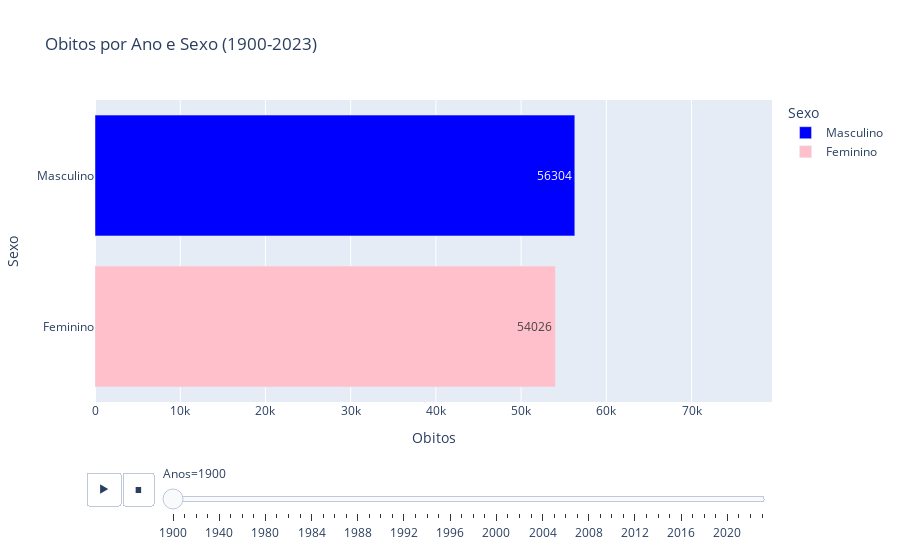

Notebook code for this chart:
### Code cell
fig = px.bar(
    tabela_long,
    y='Sexo',           # barras horizontais para categorias Sexo
    x='Obitos',
    color='Sexo',
    orientation='h',    # barras horizontais
    animation_frame='Anos',    # animação por anos
    animation_group='Sexo',    # grupo de animação
    range_x=[0, tabela_long['Obitos'].max() * 1.1],
    color_discrete_map={'Masculino': 'blue', 'Feminino': 'pink'},
    title='Obitos por Ano e Sexo (1900-2023)',
    text='Obitos',
)

fig.update_layout(yaxis={'categoryorder':'total ascending'})  # para ordem das barras
fig.show()

### Figure 1 — Plotly figure (JSON) as saved in the notebook; plotly's stock layout.template omitted (floating-point values rounded to 4 significant figures)
{"data": [{"hovertemplate": "Sexo=%{y}<br>Anos=1900<br>Obitos=%{text}<extra></extra>", "ids": ["Masculino"], "legendgroup": "Masculino", "marker": {"color": "blue", "pattern": {"shape": ""}}, "name": "Masculino", "orientation": "h", "showlegend": true, "text": [56300.0], "textposition": "auto", "type": "bar", "x": [56304], "xaxis": "x", "y": ["Masculino"], "yaxis": "y"}, {"hovertemplate": "Sexo=%{y}<br>Anos=1900<br>Obitos=%{text}<extra></extra>", "ids": ["Feminino"], "legendgroup": "Feminino", "marker": {"color": "pink", "pattern": {"shape": ""}}, "name": "Feminino", "orientation": "h", "showlegend": true, "text": [54030.0], "textposition": "auto", "type": "bar", "x": [54026], "xaxis": "x", "y": ["Feminino"], "yaxis": "y"}], "layout": {"barmode": "relative", "legend": {"title": {"text": "Sexo"}, "tracegroupgap": 0}, "sliders": [{"active": 0, "currentvalue": {"prefix": "Anos="}, "len": 0.9, "pad": {"b": 10, "t": 60}, "steps": [{"args": [["1900"], {"frame": {"duration": 0, "redraw": true}, "fromcurrent": true, "mode": "immediate", "transition": {"duration": 0, "easing": "linear"}}], "label": "1900", "method": "animate"}, {"args": [["1910"], {"frame": {"duration": 0, "redraw": true}, "fromcurrent": true, "mode": "immediate", "transition": {"duration": 0, "easing": "linear"}}], "label": "1910", "method": "animate"}, {"args": [["1920"], {"frame": {"duration": 0, "redraw": true}, "fromcurrent": true, "mode": "immediate", "transition": {"duration": 0, "easing": "linear"}}], "label": "1920", "method": "animate"}, {"args": [["1930"], {"frame": {"duration": 0, "redraw": true}, "fromcurrent": true, "mode": "immediate", "transition": {"duration": 0, "easing": "linear"}}], "label": "1930", "method": "animate"}, {"args": [["1940"], {"frame": {"duration": 0, "redraw": true}, "fromcurrent": true, "mode": "immediate", "transition": {"duration": 0, "easing": "linear"}}], "label": "1940", "method": "animate"}, {"args": [["1950"], {"frame": {"duration": 0, "redraw": true}, "fromcurrent": true, "mode": "immediate", "transition": {"duration": 0, "easing": "linear"}}], "label": "1950", "method": "animate"}, {"args": [["1960"], {"frame": {"duration": 0, "redraw": true}, "fromcurrent": true, "mode": "immediate", "transition": {"duration": 0, "easing": "linear"}}], "label": "1960", "method": "animate"}, {"args": [["1970"], {"frame": {"duration": 0, "redraw": true}, "fromcurrent": true, "mode": "immediate", "transition": {"duration": 0, "easing": "linear"}}], "label": "1970", "method": "animate"}, {"args": [["1980"], {"frame": {"duration": 0, "redraw": true}, "fromcurrent": true, "mode": "immediate", "transition": {"duration": 0, "easing": "linear"}}], "label": "1980", "method": "animate"}, {"args": [["1981"], {"frame": {"duration": 0, "redraw": true}, "fromcurrent": true, "mode": "immediate", "transition": {"duration": 0, "easing": "linear"}}], "label": "1981", "method": "animate"}, {"args": [["1982"], {"frame": {"duration": 0, "redraw": true}, "fromcurrent": true, "mode": "immediate", "transition": {"duration": 0, "easing": "linear"}}], "label": "1982", "method": "animate"}, {"args": [["1983"], {"frame": {"duration": 0, "redraw": true}, "fromcurrent": true, "mode": "immediate", "transition": {"duration": 0, "easing": "linear"}}], "label": "1983", "method": "animate"}, {"args": [["1984"], {"frame": {"duration": 0, "redraw": true}, "fromcurrent": true, "mode": "immediate", "transition": {"duration": 0, "easing": "linear"}}], "label": "1984", "method": "animate"}, {"args": [["1985"], {"frame": {"duration": 0, "redraw": true}, "fromcurrent": true, "mode": "immediate", "transition": {"duration": 0, "easing": "linear"}}], "label": "1985", "method": "animate"}, {"args": [["1986"], {"frame": {"duration": 0, "redraw": true}, "fromcurrent": true, "mode": "immediate", "transition": {"duration": 0, "easing": "linear"}}], "label": "1986", "method": "animate"}, {"args": [["1987"], {"frame": {"duration": 0, "redraw": true}, "fromcurrent": true, "mode": "immediate", "transition": {"duration": 0, "easing": "linear"}}], "label": "1987", "method": "animate"}, {"args": [["1988"], {"frame": {"duration": 0, "redraw": true}, "fromcurrent": true, "mode": "immediate", "transition": {"duration": 0, "easing": "linear"}}], "label": "1988", "method": "animate"}, {"args": [["1989"], {"frame": {"duration": 0, "redraw": true}, "fromcurrent": true, "mode": "immediate", "transition": {"duration": 0, "easing": "linear"}}], "label": "1989", "method": "animate"}, {"args": [["1990"], {"frame": {"duration": 0, "redraw": true}, "fromcurrent": true, "mode": "immediate", "transition": {"duration": 0, "easing": "linear"}}], "label": "1990", "method": "animate"}, {"args": [["1991"], {"frame": {"duration": 0, "redraw": true}, "fromcurrent": true, "mode": "immediate", "transition": {"duration": 0, "easing": "linear"}}], "label": "1991", "method": "animate"}, {"args": [["1992"], {"frame": {"duration": 0, "redraw": true}, "fromcurrent": true, "mode": "immediate", "transition": {"duration": 0, "easing": "linear"}}], "label": "1992", "method": "animate"}, {"args": [["1993"], {"frame": {"duration": 0, "redraw": true}, "fromcurrent": true, "mode": "immediate", "transition": {"duration": 0, "easing": "linear"}}], "label": "1993", "method": "animate"}, {"args": [["1994"], {"frame": {"duration": 0, "redraw": true}, "fromcurrent": true, "mode": "immediate", "transition": {"duration": 0, "easing": "linear"}}], "label": "1994", "method": "animate"}, {"args": [["1995"], {"frame": {"duration": 0, "redraw": true}, "fromcurrent": true, "mode": "immediate", "transition": {"duration": 0, "easing": "linear"}}], "label": "1995", "method": "animate"}, {"args": [["1996"], {"frame": {"duration": 0, "redraw": true}, "fromcurrent": true, "mode": "immediate", "transition": {"duration": 0, "easing": "linear"}}], "label": "1996", "method": "animate"}, {"args": [["1997"], {"frame": {"duration": 0, "redraw": true}, "fromcurrent": true, "mode": "immediate", "transition": {"duration": 0, "easing": "linear"}}], "label": "1997", "method": "animate"}, {"args": [["1998"], {"frame": {"duration": 0, "redraw": true}, "fromcurrent": true, "mode": "immediate", "transition": {"duration": 0, "easing": "linear"}}], "label": "1998", "method": "animate"}, {"args": [["1999"], {"frame": {"duration": 0, "redraw": true}, "fromcurrent": true, "mode": "immediate", "transition": {"duration": 0, "easing": "linear"}}], "label": "1999", "method": "animate"}, {"args": [["2000"], {"frame": {"duration": 0, "redraw": true}, "fromcurrent": true, "mode": "immediate", "transition": {"duration": 0, "easing": "linear"}}], "label": "2000", "method": "animate"}, {"args": [["2001"], {"frame": {"duration": 0, "redraw": true}, "fromcurrent": true, "mode": "immediate", "transition": {"duration": 0, "easing": "linear"}}], "label": "2001", "method": "animate"}, {"args": [["2002"], {"frame": {"duration": 0, "redraw": true}, "fromcurrent": true, "mode": "immediate", "transition": {"duration": 0, "easing": "linear"}}], "label": "2002", "method": "animate"}, {"args": [["2003"], {"frame": {"duration": 0, "redraw": true}, "fromcurrent": true, "mode": "immediate", "transition": {"duration": 0, "easing": "linear"}}], "label": "2003", "method": "animate"}, {"args": [["2004"], {"frame": {"duration": 0, "redraw": true}, "fromcurrent": true, "mode": "immediate", "transition": {"duration": 0, "easing": "linear"}}], "label": "2004", "method": "animate"}, {"args": [["2005"], {"frame": {"duration": 0, "redraw": true}, "fromcurrent": true, "mode": "immediate", "transition": {"duration": 0, "easing": "linear"}}], "label": "2005", "method": "animate"}, {"args": [["2006"], {"frame": {"duration": 0, "redraw": true}, "fromcurrent": true, "mode": "immediate", "transition": {"duration": 0, "easing": "linear"}}], "label": "2006", "method": "animate"}, {"args": [["2007"], {"frame": {"duration": 0, "redraw": true}, "fromcurrent": true, "mode": "immediate", "transition": {"duration": 0, "easing": "linear"}}], "label": "2007", "method": "animate"}, {"args": [["2008"], {"frame": {"duration": 0, "redraw": true}, "fromcurrent": true, "mode": "immediate", "transition": {"duration": 0, "easing": "linear"}}], "label": "2008", "method": "animate"}, {"args": [["2009"], {"frame": {"duration": 0, "redraw": true}, "fromcurrent": true, "mode": "immediate", "transition": {"duration": 0, "easing": "linear"}}], "label": "2009", "method": "animate"}, {"args": [["2010"], {"frame": {"duration": 0, "redraw": true}, "fromcurrent": true, "mode": "immediate", "transition": {"duration": 0, "easing": "linear"}}], "label": "2010", "method": "animate"}, {"args": [["2011"], {"frame": {"duration": 0, "redraw": true}, "fromcurrent": true, "mode": "immediate", "transition": {"duration": 0, "easing": "linear"}}], "label": "2011", "method": "animate"}, {"args": [["2012"], {"frame": {"duration": 0, "redraw": true}, "fromcurrent": true, "mode": "immediate", "transition": {"duration": 0, "easing": "linear"}}], "label": "2012", "method": "animate"}, {"args": [["2013"], {"frame": {"duration": 0, "redraw": true}, "fromcurrent": true, "mode": "immediate", "transition": {"duration": 0, "easing": "linear"}}], "label": "2013", "method": "animate"}, {"args": [["2014"], {"frame": {"duration": 0, "redraw": true}, "fromcurrent": true, "mode": "immediate", "transition": {"duration": 0, "easing": "linear"}}], "label": "2014", "method": "animate"}, {"args": [["2015"], {"frame": {"duration": 0, "redraw": true}, "fromcurrent": true, "mode": "immediate", "transition": {"duration": 0, "easing": "linear"}}], "label": "2015", "method": "animate"}, {"args": [["2016"], {"frame": {"duration": 0, "redraw": true}, "fromcurrent": true, "mode": "immediate", "transition": {"duration": 0, "easing": "linear"}}], "label": "2016", "method": "animate"}, {"args": [["2017"], {"frame": {"duration": 0, "redraw": true}, "fromcurrent": true, "mode": "immediate", "transition": {"duration": 0, "easing": "linear"}}], "label": "2017", "method": "animate"}, {"args": [["2018"], {"frame": {"duration": 0, "redraw": true}, "fromcurrent": true, "mode": "immediate", "transition": {"duration": 0, "easing": "linear"}}], "label": "2018", "method": "animate"}, {"args": [["2019"], {"frame": {"duration": 0, "redraw": true}, "fromcurrent": true, "mode": "immediate", "transition": {"duration": 0, "easing": "linear"}}], "label": "2019", "method": "animate"}, {"args": [["2020"], {"frame": {"duration": 0, "redraw": true}, "fromcurrent": true, "mode": "immediate", "transition": {"duration": 0, "easing": "linear"}}], "label": "2020", "method": "animate"}, {"args": [["2021"], {"frame": {"duration": 0, "redraw": true}, "fromcurrent": true, "mode": "immediate", "transition": {"duration": 0, "easing": "linear"}}], "label": "2021", "method": "animate"}, {"args": [["2022"], {"frame": {"duration": 0, "redraw": true}, "fromcurrent": true, "mode": "immediate", "transition": {"duration": 0, "easing": "linear"}}], "label": "2022", "method": "animate"}, {"args": [["2023"], {"frame": {"duration": 0, "redraw": true}, "fromcurrent": true, "mode": "immediate", "transition": {"duration": 0, "easing": "linear"}}], "label": "2023", "method": "animate"}], "x": 0.1, "xanchor": "left", "y": 0, "yanchor": "top"}], "title": {"text": "Obitos por Ano e Sexo (1900-2023)"}, "updatemenus": [{"buttons": [{"args": [null, {"frame": {"duration": 500, "redraw": true}, "fromcurrent": true, "mode": "immediate", "transition": {"duration": 500, "easing": "linear"}}], "label": "&#9654;", "method": "animate"}, {"args": [[null], {"frame": {"duration": 0, "redraw": true}, "fromcurrent": true, "mode": "immediate", "transition": {"duration": 0, "easing": "linear"}}], "label": "&#9724;", "method": "animate"}], "direction": "left", "pad": {"r": 10, "t": 70}, "showactive": false, "type": "buttons", "x": 0.1, "xanchor": "right", "y": 0, "yanchor": "top"}], "xaxis": {"anchor": "y", "domain": [0, 1], "range": [0, 79442], "title": {"text": "Obitos"}}, "yaxis": {"anchor": "x", "categoryarray": ["Feminino", "Masculino"], "categoryorder": "total ascending", "domain": [0, 1], "title": {"text": "Sexo"}}}}
